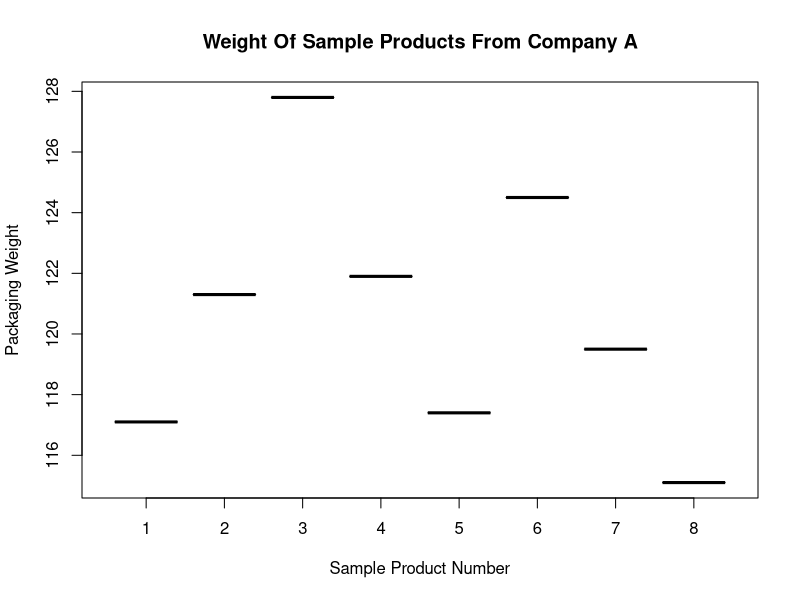
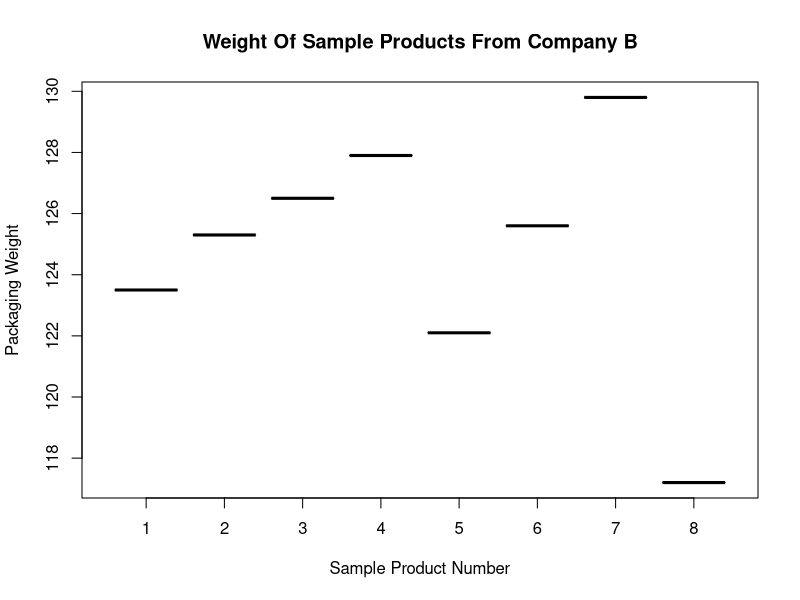
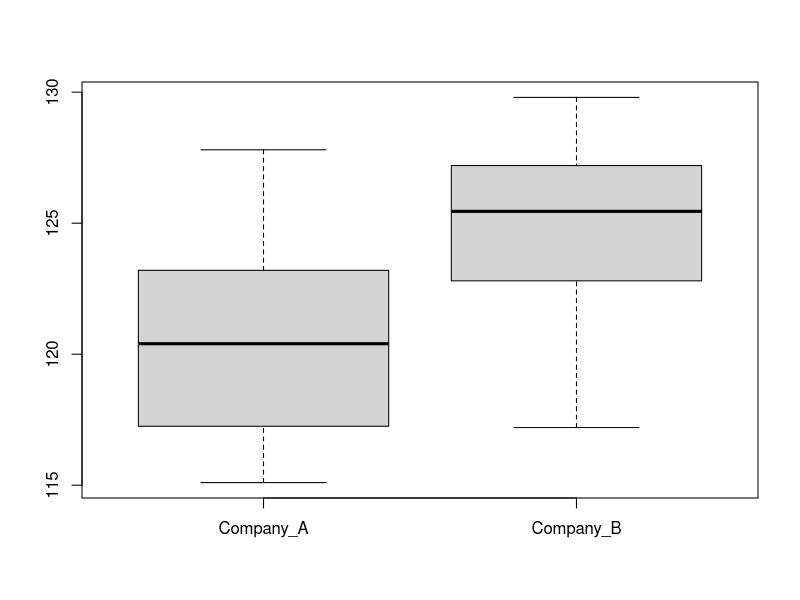

R code for these plots, in order:

# No 4 Draw Boxplot And Wilcoxon Rank Sum Test

# Create Table

Sample_Product <- c(1, 2, 3, 4, 5, 6, 7, 8)
Company_A <- c(117.1, 121.3, 127.8, 121.9, 117.4, 124.5, 119.5, 115.1)
Company_B <- c(123.5, 125.3, 126.5, 127.9, 122.1, 125.6, 129.8, 117.2)

Data <- data.frame(Sample_Product, Company_A, Company_B)

boxplot(Data$Company_A ~ Data$Sample_Product, ylab = 'Packaging Weight', xlab = 'Sample Product Number', 
        main = 'Weight Of Sample Products From Company A')

boxplot(Data$Company_B ~ Data$Sample_Product, ylab = 'Packaging Weight', xlab = 'Sample Product Number', 
        main = 'Weight Of Sample Products From Company B')

boxplot(cbind(Company_A, Company_B))

wilcox.test(Data$Company_A, Data$Company_B)


